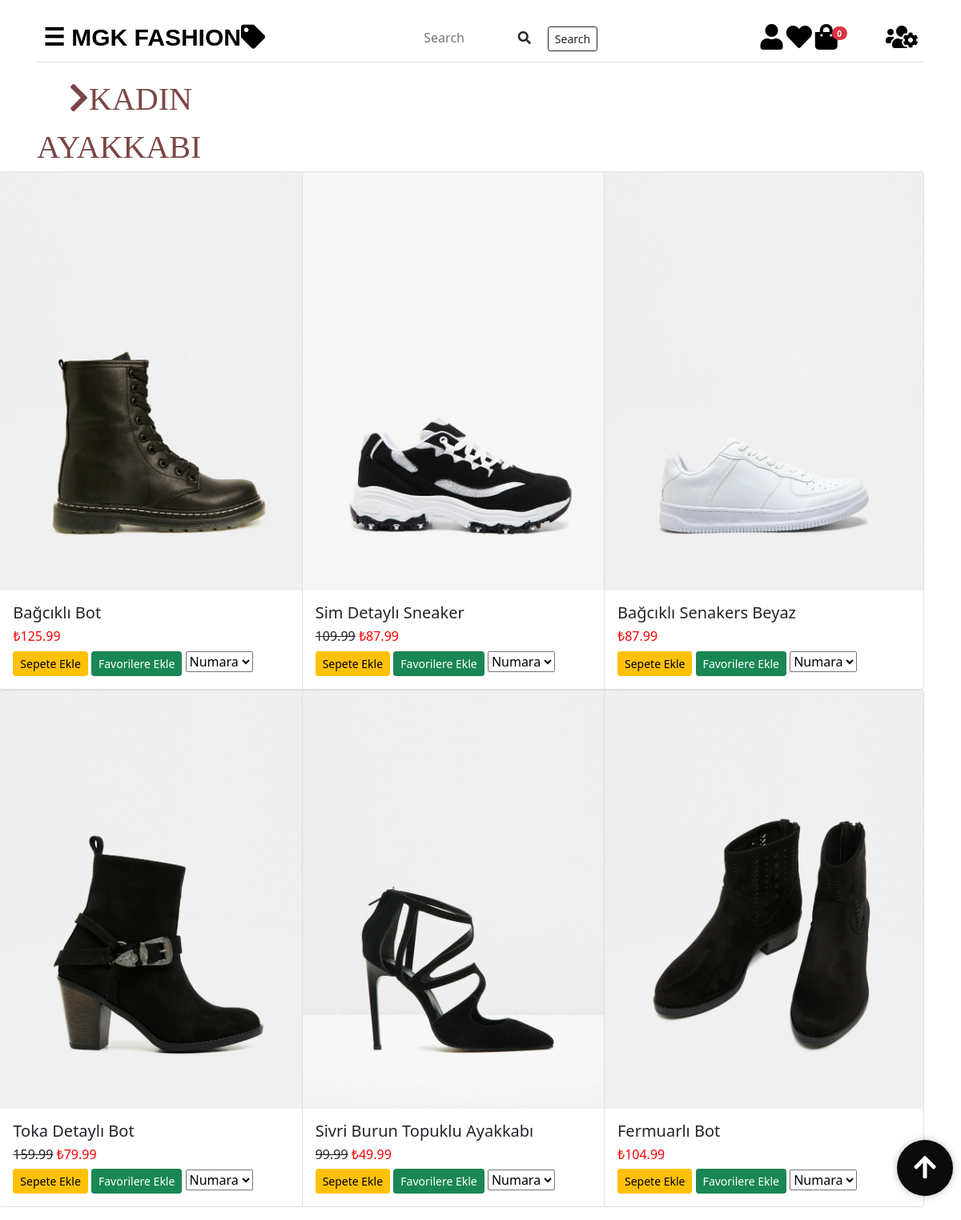
Page /giyimwebsitesi/kadinayakkabi.php on the committed database.
### tables this page shows
CREATE TABLE IF NOT EXISTS `tblurunler` (
  `id` int(4) NOT NULL AUTO_INCREMENT,
  `urun_foto` varchar(150) NOT NULL,
  `urun_adi` varchar(100) NOT NULL,
  `renk` varchar(30) NOT NULL,
  `eski_fiyat` float DEFAULT NULL,
  `fiyat` float NOT NULL,
  `kategoriID` int(4) NOT NULL,
  `cinsiyetID` int(2) NOT NULL,
  PRIMARY KEY (`id`),
  KEY `kategoriID` (`kategoriID`),
  KEY `cinsiyetID` (`cinsiyetID`)
);

### giyimwebsitesi/kadinayakkabi.php (the view, shortened to what this page needs)
<!DOCTYPE html>
<html lang="tr">
<head>
  <link rel="stylesheet" type="text/css" href="CSS1/bootstrap.min.css">
  <link rel="stylesheet" href="CSS1/all.css">
  <link rel="stylesheet" type="text/css" href="CSS1/style.css">
  <link rel="stylesheet" type="text/css" href="CSS1/genelstyle.css">
  <link rel="stylesheet" type="text/css" href="CSS1/mainstyle.css">
</head>
<body>
  <?php include("baglantidb.php");
   ?>
  <?php $urun = $db->query("SELECT * from tblurunler Where cinsiyetID = '1' AND kategoriID = '7' ", PDO::FETCH_OBJ)->fetchAll()   ?>
<div id="main" class="container">
  <?php include("navbar.php"); ?>
      <div class="row">
      <div  class="col-md-4" id="yazi"><i class="fa fa-chevron-right"></i>KADIN AYAKKABI</div>
      </div>
      <div class="row">
        <?php foreach ($urun as $urunler) { ?>
    <div class="col-md-4">
<div class="card" style="width: 25rem; float: right;">
  <img class="card-img-top" id="aw-zoom" src="<?php echo $urunler->urun_foto; ?>" alt="Card image cap">
  <div class="card-body">
    <h5 class="card-title"><?php echo $urunler->urun_adi; ?></h5>
    <h6><s><?php echo $urunler->eski_fiyat; ?></s> <span style="color: red;">₺<?php echo $urunler->fiyat; ?></span> </h6>
    <button urun_id="<?php echo $urunler->id; ?>" class="btn btn-warning btn-sm btn_sepeteEkle">Sepete Ekle</button>
    <?php $sorgu = $db->prepare("SELECT * FROM tblfavoriler WHERE musteriID=:id1 AND favori_urunID=:id2");
          $sorgu->execute(array(':id1'=>$_SESSION['kullanici']['id'],':id2'=>$urunler->id));
          if ($sorgu->rowCount()) {
            echo '<a href="favoriler.php?cikar='.$urunler->id.'" class="btn btn-danger btn-sm">Favorilerden Çıkar</a>';
          }else{
            echo '<a href="favoriler.php?id='.$urunler->id.'" class="btn btn-success btn-sm">Favorilere Ekle</a>';
          }
     ?>
     <select>
      <option selected>Numara</option>
    </select>
  </div>
</div>
  </div>
  <?php } ?>
    </div>
</div>
<button id="btnScrollToTop">
    <i class="fa fa-arrow-up fa-2x" style="color: white"></i>
  </button>
</body>
</html>

### giyimwebsitesi/CSS1/all.css (style rules this page uses)
.fa, .fas, .far, .fal, .fad, .fab { -moz-osx-font-smoothing: grayscale; -webkit-font-smoothing: antialiased; display: inline-block; font-style: normal; font-variant: normal; text-rendering: auto; line-height: 1; }
.fa-2x { font-size: 2em; }
.fa-arrow-up:before { content: "\f062"; }
.fa-chevron-right:before { content: "\f054"; }

### giyimwebsitesi/CSS1/genelstyle.css (style rules this page uses)
#yazi { font-size: bold; color:#7b4746 ; font-family: Agency FB; font-size: 40px; text-indent: 20px; }
#aw-zoom { position: relative; -webkit-transform: scale(1); -ms-transform: scale(1); -moz-transform: scale(1); transition: all .3s ease-in; -moz-transition: all .3s ease-in; -webkit-transition: all .3s ease-in; -ms-transition: all .3s ease-in; }
#btnScrollToTop { position: fixed; right: 10px; bottom: 30px; width: 70px; height: 70px; border-radius: 50%; background: #0b0b0b; box-shadow:0 0 10px rgba(0, 0, 0, 0.25); color: #ffffff; border: none; outline: none; cursor: pointer; }

### giyimwebsitesi/CSS1/mainstyle.css (style rules this page uses)
#yazi { font-size: bold; color:#7b4746 ; font-family: Agency FB; font-size: 40px; text-indent: 20px; }
#main { transition: margin-left .5s; padding: 16px; }
#btnScrollToTop { position: fixed; right: 10px; bottom: 30px; width: 70px; height: 70px; border-radius: 50%; background: #0b0b0b; box-shadow:0 0 10px rgba(0, 0, 0, 0.25); color: #ffffff; border: none; outline: none; cursor: pointer; }

### rows in the picture
tblurunler: urun_foto (picture), urun_adi "Bağcıklı Bot", fiyat "125.99"
tblurunler: urun_foto (picture), urun_adi "Sim Detaylı Sneaker", eski_fiyat "109.99", fiyat "87.99"
tblurunler: urun_foto (picture), urun_adi "Bağcıklı Senakers Beyaz", fiyat "87.99"
tblurunler: urun_foto (picture), urun_adi "Toka Detaylı Bot", eski_fiyat "159.99", fiyat "79.99"
tblurunler: urun_foto (picture), urun_adi "Sivri Burun Topuklu Ayakkabı", eski_fiyat "99.99", fiyat "49.99"
tblurunler: urun_foto (picture), urun_adi "Fermuarlı Bot", fiyat "104.99"

### other values in the picture
$toplam_adet "0"
